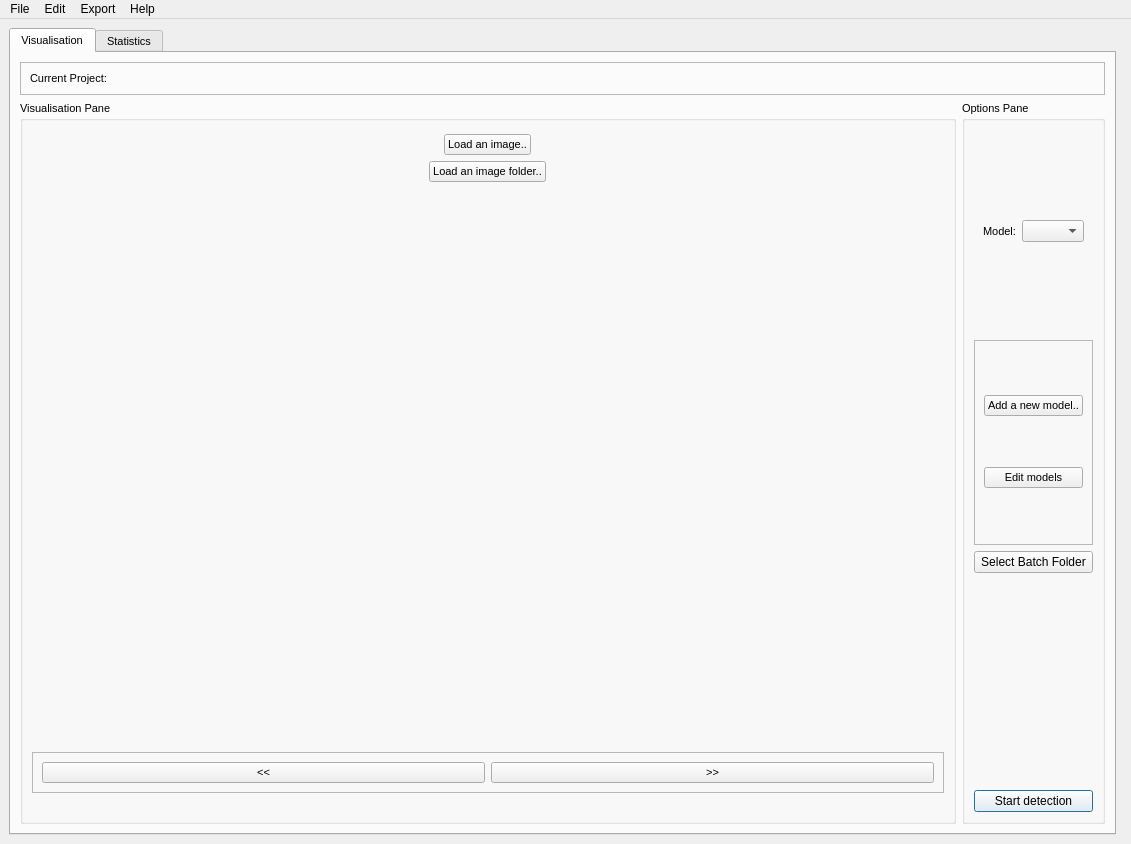
<?xml version="1.0" encoding="UTF-8"?>
<ui version="4.0">
 <class>MainWindow</class>
 <widget class="QMainWindow" name="MainWindow">
  <property name="geometry">
   <rect>
    <x>0</x>
    <y>0</y>
    <width>1131</width>
    <height>844</height>
   </rect>
  </property>
  <property name="minimumSize">
   <size>
    <width>1131</width>
    <height>844</height>
   </size>
  </property>
  <property name="windowTitle">
   <string>MainWindow</string>
  </property>
  <property name="toolButtonStyle">
   <enum>Qt::ToolButtonIconOnly</enum>
  </property>
  <widget class="QWidget" name="MainPane">
   <layout class="QHBoxLayout" name="horizontalLayout">
    <item>
     <widget class="QTabWidget" name="tabWidget">
      <property name="font">
       <font>
        <pointsize>8</pointsize>
       </font>
      </property>
      <property name="currentIndex">
       <number>0</number>
      </property>
      <widget class="QWidget" name="VisualisationTab">
       <attribute name="title">
        <string>Visualisation</string>
       </attribute>
       <layout class="QGridLayout" name="gridLayout_4">
        <item row="1" column="1">
         <widget class="QGroupBox" name="OptionsGroup">
          <property name="sizePolicy">
           <sizepolicy hsizetype="Fixed" vsizetype="Preferred">
            <horstretch>0</horstretch>
            <verstretch>0</verstretch>
           </sizepolicy>
          </property>
          <property name="font">
           <font>
            <pointsize>8</pointsize>
           </font>
          </property>
          <property name="title">
           <string>Options Pane</string>
          </property>
          <property name="flat">
           <bool>false</bool>
          </property>
          <layout class="QVBoxLayout" name="verticalLayout_3">
           <item>
            <widget class="QFrame" name="options_frame">
             <property name="font">
              <font>
               <pointsize>10</pointsize>
              </font>
             </property>
             <property name="frameShape">
              <enum>QFrame::NoFrame</enum>
             </property>
             <property name="frameShadow">
              <enum>QFrame::Plain</enum>
             </property>
             <property name="lineWidth">
              <number>0</number>
             </property>
             <layout class="QHBoxLayout" name="horizontalLayout_2">
              <item>
               <widget class="QLabel" name="ModelLabel">
                <property name="font">
                 <font>
                  <pointsize>8</pointsize>
                 </font>
                </property>
                <property name="mouseTracking">
                 <bool>true</bool>
                </property>
                <property name="toolTip">
                 <string>&lt;html&gt;&lt;head/&gt;&lt;body&gt;&lt;p&gt;Select the YOLOv5 detection model that will be used for the prediction and classification of the images.&lt;/p&gt;&lt;/body&gt;&lt;/html&gt;</string>
                </property>
                <property name="locale">
                 <locale language="English" country="UnitedKingdom"/>
                </property>
                <property name="text">
                 <string>&lt;html&gt;&lt;head/&gt;&lt;body&gt;&lt;p&gt;Model:&lt;/p&gt;&lt;/body&gt;&lt;/html&gt;</string>
                </property>
                <property name="textFormat">
                 <enum>Qt::AutoText</enum>
                </property>
               </widget>
              </item>
              <item>
               <widget class="QComboBox" name="comboBox">
                <property name="sizePolicy">
                 <sizepolicy hsizetype="Preferred" vsizetype="Fixed">
                  <horstretch>150</horstretch>
                  <verstretch>0</verstretch>
                 </sizepolicy>
                </property>
                <property name="font">
                 <font>
                  <pointsize>8</pointsize>
                 </font>
                </property>
                <item>
                 <property name="text">
                  <string/>
                 </property>
                </item>
               </widget>
              </item>
             </layout>
            </widget>
           </item>
           <item>
            <widget class="QFrame" name="newModel">
             <property name="frameShape">
              <enum>QFrame::StyledPanel</enum>
             </property>
             <property name="frameShadow">
              <enum>QFrame::Raised</enum>
             </property>
             <layout class="QVBoxLayout" name="verticalLayout_6">
              <item>
               <widget class="QPushButton" name="addModel">
                <property name="toolTip">
                 <string>&lt;html&gt;&lt;head/&gt;&lt;body&gt;&lt;p&gt;Add a new YOLOv5 model.&lt;/p&gt;&lt;/body&gt;&lt;/html&gt;</string>
                </property>
                <property name="text">
                 <string>Add a new model..</string>
                </property>
                <property name="autoDefault">
                 <bool>false</bool>
                </property>
               </widget>
              </item>
              <item>
               <widget class="QPushButton" name="editModels">
                <property name="toolTip">
                 <string>&lt;html&gt;&lt;head/&gt;&lt;body&gt;&lt;p&gt;Edit current YOLOv5 models.&lt;/p&gt;&lt;/body&gt;&lt;/html&gt;</string>
                </property>
                <property name="text">
                 <string>Edit models</string>
                </property>
               </widget>
              </item>
             </layout>
            </widget>
           </item>
           <item>
            <widget class="QPushButton" name="SelectFolder">
             <property name="font">
              <font>
               <pointsize>9</pointsize>
              </font>
             </property>
             <property name="toolTip">
              <string>&lt;html&gt;&lt;head/&gt;&lt;body&gt;&lt;p&gt;Select a folder where all the results images of the batch will be saved.&lt;/p&gt;&lt;/body&gt;&lt;/html&gt;</string>
             </property>
             <property name="text">
              <string>Select Batch Folder</string>
             </property>
            </widget>
           </item>
           <item>
            <widget class="QLabel" name="BatchFolder">
             <property name="text">
              <string/>
             </property>
            </widget>
           </item>
           <item>
            <widget class="QPushButton" name="Start">
             <property name="palette">
              <palette>
               <active>
                <colorrole role="Button">
                 <brush brushstyle="SolidPattern">
                  <color alpha="255">
                   <red>249</red>
                   <green>249</green>
                   <blue>249</blue>
                  </color>
                 </brush>
                </colorrole>
               </active>
               <inactive>
                <colorrole role="Button">
                 <brush brushstyle="SolidPattern">
                  <color alpha="255">
                   <red>249</red>
                   <green>249</green>
                   <blue>249</blue>
                  </color>
                 </brush>
                </colorrole>
               </inactive>
               <disabled>
                <colorrole role="Button">
                 <brush brushstyle="SolidPattern">
                  <color alpha="255">
                   <red>249</red>
                   <green>249</green>
                   <blue>249</blue>
                  </color>
                 </brush>
                </colorrole>
               </disabled>
              </palette>
             </property>
             <property name="font">
              <font>
               <pointsize>9</pointsize>
              </font>
             </property>
             <property name="toolTip">
              <string>&lt;html&gt;&lt;head/&gt;&lt;body&gt;&lt;p&gt;Start the detection on the selected image OR on the images contained in the selected folder.&lt;/p&gt;&lt;/body&gt;&lt;/html&gt;</string>
             </property>
             <property name="text">
              <string>Start detection</string>
             </property>
             <property name="iconSize">
              <size>
               <width>10</width>
               <height>24</height>
              </size>
             </property>
             <property name="default">
              <bool>true</bool>
             </property>
             <property name="flat">
              <bool>false</bool>
             </property>
            </widget>
           </item>
          </layout>
         </widget>
        </item>
        <item row="1" column="0">
         <widget class="QGroupBox" name="ImageGroup">
          <property name="font">
           <font>
            <pointsize>8</pointsize>
           </font>
          </property>
          <property name="title">
           <string>Visualisation Pane</string>
          </property>
          <layout class="QVBoxLayout" name="verticalLayout_2">
           <item>
            <widget class="QFrame" name="image_frame">
             <property name="sizePolicy">
              <sizepolicy hsizetype="Expanding" vsizetype="Expanding">
               <horstretch>0</horstretch>
               <verstretch>0</verstretch>
              </sizepolicy>
             </property>
             <property name="font">
              <font>
               <pointsize>8</pointsize>
              </font>
             </property>
             <property name="frameShape">
              <enum>QFrame::NoFrame</enum>
             </property>
             <property name="frameShadow">
              <enum>QFrame::Plain</enum>
             </property>
             <layout class="QVBoxLayout" name="verticalLayout_5">
              <property name="leftMargin">
               <number>5</number>
              </property>
              <property name="topMargin">
               <number>5</number>
              </property>
              <property name="rightMargin">
               <number>5</number>
              </property>
              <property name="bottomMargin">
               <number>5</number>
              </property>
              <item alignment="Qt::AlignHCenter">
               <widget class="QPushButton" name="openImage">
                <property name="sizePolicy">
                 <sizepolicy hsizetype="Preferred" vsizetype="Fixed">
                  <horstretch>0</horstretch>
                  <verstretch>0</verstretch>
                 </sizepolicy>
                </property>
                <property name="toolTip">
                 <string>&lt;html&gt;&lt;head/&gt;&lt;body&gt;&lt;p&gt;Load an image of a field to detect the pollinators using the selected YOLOv5 model.&lt;/p&gt;&lt;/body&gt;&lt;/html&gt;</string>
                </property>
                <property name="layoutDirection">
                 <enum>Qt::LeftToRight</enum>
                </property>
                <property name="text">
                 <string>Load an image..</string>
                </property>
               </widget>
              </item>
              <item alignment="Qt::AlignHCenter">
               <widget class="QPushButton" name="openFolder">
                <property name="sizePolicy">
                 <sizepolicy hsizetype="Preferred" vsizetype="Fixed">
                  <horstretch>0</horstretch>
                  <verstretch>0</verstretch>
                 </sizepolicy>
                </property>
                <property name="toolTip">
                 <string>&lt;html&gt;&lt;head/&gt;&lt;body&gt;&lt;p&gt;Load a folder of image of a field to detect the pollinators using the selected YOLOv5 model.&lt;/p&gt;&lt;/body&gt;&lt;/html&gt;</string>
                </property>
                <property name="text">
                 <string>Load an image folder..</string>
                </property>
               </widget>
              </item>
              <item>
               <widget class="QLabel" name="image_label">
                <property name="sizePolicy">
                 <sizepolicy hsizetype="Expanding" vsizetype="Expanding">
                  <horstretch>0</horstretch>
                  <verstretch>0</verstretch>
                 </sizepolicy>
                </property>
                <property name="font">
                 <font>
                  <pointsize>10</pointsize>
                 </font>
                </property>
                <property name="toolTip">
                 <string>&lt;html&gt;&lt;head/&gt;&lt;body&gt;&lt;p&gt;Current image.&lt;/p&gt;&lt;/body&gt;&lt;/html&gt;</string>
                </property>
                <property name="text">
                 <string/>
                </property>
                <property name="scaledContents">
                 <bool>true</bool>
                </property>
                <property name="alignment">
                 <set>Qt::AlignCenter</set>
                </property>
               </widget>
              </item>
             </layout>
            </widget>
           </item>
           <item>
            <widget class="QFrame" name="Buttons">
             <property name="frameShape">
              <enum>QFrame::StyledPanel</enum>
             </property>
             <property name="frameShadow">
              <enum>QFrame::Raised</enum>
             </property>
             <layout class="QGridLayout" name="gridLayout_3">
              <item row="0" column="0">
               <widget class="QPushButton" name="previous">
                <property name="toolTip">
                 <string>&lt;html&gt;&lt;head/&gt;&lt;body&gt;&lt;p&gt;Navigate to previous image.&lt;/p&gt;&lt;/body&gt;&lt;/html&gt;</string>
                </property>
                <property name="text">
                 <string>&lt;&lt;</string>
                </property>
               </widget>
              </item>
              <item row="0" column="1">
               <widget class="QPushButton" name="next">
                <property name="toolTip">
                 <string>&lt;html&gt;&lt;head/&gt;&lt;body&gt;&lt;p&gt;Navigate to next image.&lt;/p&gt;&lt;/body&gt;&lt;/html&gt;</string>
                </property>
                <property name="text">
                 <string>&gt;&gt;</string>
                </property>
               </widget>
              </item>
             </layout>
            </widget>
           </item>
           <item>
            <widget class="QLabel" name="status_bar">
             <property name="text">
              <string/>
             </property>
            </widget>
           </item>
          </layout>
         </widget>
        </item>
        <item row="0" column="0" colspan="2">
         <widget class="QFrame" name="ProjectInfo">
          <property name="font">
           <font>
            <pointsize>8</pointsize>
           </font>
          </property>
          <property name="frameShape">
           <enum>QFrame::StyledPanel</enum>
          </property>
          <property name="frameShadow">
           <enum>QFrame::Raised</enum>
          </property>
          <layout class="QHBoxLayout" name="horizontalLayout_3">
           <item>
            <widget class="QLabel" name="CurrentProject">
             <property name="sizePolicy">
              <sizepolicy hsizetype="Fixed" vsizetype="Preferred">
               <horstretch>0</horstretch>
               <verstretch>0</verstretch>
              </sizepolicy>
             </property>
             <property name="text">
              <string>Current Project:</string>
             </property>
            </widget>
           </item>
           <item>
            <widget class="QLabel" name="ProjectNameDisplay">
             <property name="font">
              <font>
               <weight>75</weight>
               <bold>true</bold>
              </font>
             </property>
             <property name="text">
              <string/>
             </property>
            </widget>
           </item>
           <item>
            <widget class="QLabel" name="ProjectPathDisplay">
             <property name="sizePolicy">
              <sizepolicy hsizetype="Minimum" vsizetype="Preferred">
               <horstretch>0</horstretch>
               <verstretch>0</verstretch>
              </sizepolicy>
             </property>
             <property name="text">
              <string/>
             </property>
            </widget>
           </item>
          </layout>
         </widget>
        </item>
       </layout>
      </widget>
      <widget class="QWidget" name="StatisticsTab">
       <attribute name="title">
        <string>Statistics</string>
       </attribute>
       <layout class="QGridLayout" name="gridLayout_5">
        <item row="0" column="0">
         <widget class="QGroupBox" name="StatsGroup">
          <property name="font">
           <font>
            <pointsize>8</pointsize>
           </font>
          </property>
          <property name="title">
           <string>Statistics Pane</string>
          </property>
          <layout class="QVBoxLayout" name="verticalLayout_4">
           <item>
            <widget class="QFrame" name="stats_table_frame">
             <property name="sizePolicy">
              <sizepolicy hsizetype="Preferred" vsizetype="Fixed">
               <horstretch>0</horstretch>
               <verstretch>0</verstretch>
              </sizepolicy>
             </property>
             <property name="toolTip">
              <string>&lt;html&gt;&lt;head/&gt;&lt;body&gt;&lt;p&gt;Statistics table of the current batch.&lt;/p&gt;&lt;/body&gt;&lt;/html&gt;</string>
             </property>
             <property name="frameShape">
              <enum>QFrame::StyledPanel</enum>
             </property>
             <property name="frameShadow">
              <enum>QFrame::Raised</enum>
             </property>
             <layout class="QVBoxLayout" name="verticalLayout_7">
              <item>
               <widget class="QTableWidget" name="statsTable">
                <property name="sizePolicy">
                 <sizepolicy hsizetype="Expanding" vsizetype="Fixed">
                  <horstretch>0</horstretch>
                  <verstretch>0</verstretch>
                 </sizepolicy>
                </property>
                <property name="sizeAdjustPolicy">
                 <enum>QAbstractScrollArea::AdjustIgnored</enum>
                </property>
                <property name="textElideMode">
                 <enum>Qt::ElideLeft</enum>
                </property>
                <property name="gridStyle">
                 <enum>Qt::SolidLine</enum>
                </property>
                <property name="sortingEnabled">
                 <bool>false</bool>
                </property>
                <property name="wordWrap">
                 <bool>true</bool>
                </property>
                <attribute name="horizontalHeaderCascadingSectionResizes">
                 <bool>true</bool>
                </attribute>
                <attribute name="horizontalHeaderShowSortIndicator" stdset="0">
                 <bool>false</bool>
                </attribute>
                <attribute name="verticalHeaderCascadingSectionResizes">
                 <bool>true</bool>
                </attribute>
               </widget>
              </item>
             </layout>
            </widget>
           </item>
           <item>
            <widget class="QFrame" name="stats_graphs_frame">
             <property name="font">
              <font>
               <pointsize>8</pointsize>
              </font>
             </property>
             <property name="frameShape">
              <enum>QFrame::NoFrame</enum>
             </property>
             <property name="frameShadow">
              <enum>QFrame::Plain</enum>
             </property>
             <property name="lineWidth">
              <number>0</number>
             </property>
             <layout class="QGridLayout" name="gridLayout_2">
              <item row="0" column="0">
               <widget class="QLabel" name="graph1">
                <property name="toolTip">
                 <string>&lt;html&gt;&lt;head/&gt;&lt;body&gt;&lt;p&gt;Bee Species Count.&lt;/p&gt;&lt;/body&gt;&lt;/html&gt;</string>
                </property>
                <property name="text">
                 <string/>
                </property>
                <property name="alignment">
                 <set>Qt::AlignCenter</set>
                </property>
               </widget>
              </item>
              <item row="0" column="1">
               <widget class="QLabel" name="graph2">
                <property name="toolTip">
                 <string>&lt;html&gt;&lt;head/&gt;&lt;body&gt;&lt;p&gt;Bee Species Abundance.&lt;/p&gt;&lt;/body&gt;&lt;/html&gt;</string>
                </property>
                <property name="text">
                 <string/>
                </property>
                <property name="alignment">
                 <set>Qt::AlignCenter</set>
                </property>
               </widget>
              </item>
             </layout>
            </widget>
           </item>
          </layout>
         </widget>
        </item>
       </layout>
      </widget>
     </widget>
    </item>
    <item>
     <widget class="QFrame" name="frame">
      <property name="frameShape">
       <enum>QFrame::NoFrame</enum>
      </property>
      <property name="frameShadow">
       <enum>QFrame::Plain</enum>
      </property>
      <property name="lineWidth">
       <number>0</number>
      </property>
      <layout class="QGridLayout" name="gridLayout">
       <property name="leftMargin">
        <number>0</number>
       </property>
       <property name="topMargin">
        <number>0</number>
       </property>
       <property name="rightMargin">
        <number>0</number>
       </property>
       <property name="bottomMargin">
        <number>0</number>
       </property>
       <property name="horizontalSpacing">
        <number>0</number>
       </property>
       <property name="verticalSpacing">
        <number>3</number>
       </property>
      </layout>
     </widget>
    </item>
   </layout>
  </widget>
  <widget class="QMenuBar" name="menuBar">
   <property name="geometry">
    <rect>
     <x>0</x>
     <y>0</y>
     <width>1131</width>
     <height>31</height>
    </rect>
   </property>
   <property name="locale">
    <locale language="English" country="UnitedKingdom"/>
   </property>
   <widget class="QMenu" name="File">
    <property name="font">
     <font>
      <pointsize>10</pointsize>
     </font>
    </property>
    <property name="title">
     <string>File</string>
    </property>
    <addaction name="OpenProject"/>
    <addaction name="NewProject"/>
    <addaction name="separator"/>
    <addaction name="RecentProjects"/>
    <addaction name="separator"/>
    <addaction name="OpenFile"/>
    <addaction name="OpenFolder"/>
    <addaction name="separator"/>
    <addaction name="Exit"/>
   </widget>
   <widget class="QMenu" name="Export">
    <property name="font">
     <font>
      <pointsize>10</pointsize>
     </font>
    </property>
    <property name="toolTip">
     <string>&lt;html&gt;&lt;head/&gt;&lt;body&gt;&lt;p&gt;Export HTML report containing model information and batch comparison statistics.&lt;/p&gt;&lt;/body&gt;&lt;/html&gt;</string>
    </property>
    <property name="title">
     <string>Export</string>
    </property>
    <addaction name="ExportBatchRep"/>
   </widget>
   <widget class="QMenu" name="menuEdit">
    <property name="title">
     <string>Edit</string>
    </property>
   </widget>
   <widget class="QMenu" name="menuHelp">
    <property name="toolTip">
     <string>&lt;html&gt;&lt;head/&gt;&lt;body&gt;&lt;p&gt;Open App Help.&lt;/p&gt;&lt;/body&gt;&lt;/html&gt;</string>
    </property>
    <property name="title">
     <string>Help</string>
    </property>
    <addaction name="OpenAppHelp"/>
   </widget>
   <addaction name="File"/>
   <addaction name="menuEdit"/>
   <addaction name="Export"/>
   <addaction name="menuHelp"/>
  </widget>
  <action name="OpenFile">
   <property name="text">
    <string>Load Image File</string>
   </property>
   <property name="toolTip">
    <string>&lt;html&gt;&lt;head/&gt;&lt;body&gt;&lt;p&gt;&lt;br/&gt;&lt;/p&gt;&lt;/body&gt;&lt;/html&gt;</string>
   </property>
   <property name="font">
    <font/>
   </property>
  </action>
  <action name="OpenFolder">
   <property name="text">
    <string>Load Image Folder</string>
   </property>
   <property name="toolTip">
    <string>Open Folder</string>
   </property>
  </action>
  <action name="CreateAccount">
   <property name="text">
    <string>Create an account</string>
   </property>
  </action>
  <action name="LogIn">
   <property name="text">
    <string>Log in</string>
   </property>
  </action>
  <action name="OpenProject">
   <property name="text">
    <string>Open Project</string>
   </property>
  </action>
  <action name="NewProject">
   <property name="text">
    <string>New Project</string>
   </property>
  </action>
  <action name="RecentProjects">
   <property name="text">
    <string>Recent Projects</string>
   </property>
  </action>
  <action name="Exit">
   <property name="text">
    <string>Exit</string>
   </property>
  </action>
  <action name="OpenAppHelp">
   <property name="text">
    <string>Open User Guide..</string>
   </property>
  </action>
  <action name="ExportReport">
   <property name="text">
    <string>Export Report</string>
   </property>
   <property name="toolTip">
    <string>&lt;html&gt;&lt;head/&gt;&lt;body&gt;&lt;p&gt;Export HTML report containing model information and selected batch statistics.&lt;/p&gt;&lt;/body&gt;&lt;/html&gt;</string>
   </property>
  </action>
  <action name="ExportBatchReport">
   <property name="text">
    <string>Export Batch Report</string>
   </property>
   <property name="toolTip">
    <string>&lt;html&gt;&lt;head/&gt;&lt;body&gt;&lt;p&gt;Export HTML report containing model information and batch comparison statistics.&lt;/p&gt;&lt;/body&gt;&lt;/html&gt;</string>
   </property>
  </action>
  <action name="ExportBatchRep">
   <property name="text">
    <string>Export Batch Report</string>
   </property>
  </action>
 </widget>
 <resources/>
 <connections/>
</ui>
